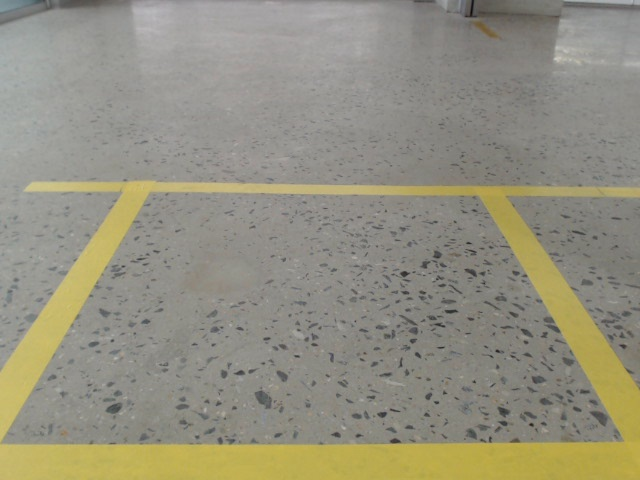
#> input picture images/front.jpg, 640 x 480 px
$ jupyter execute --allow-errors svm.ipynb
#> lines starting #> are read from the running program, lines starting #| are printed output that depends on the picture; after the words box and inside, x2 and y2 are one past the last pixel; in counts of white or black regions, pixels touching at a corner belong together
[cell 1]
import cv2
import numpy as np
import matplotlib.pyplot as plt

[cell 2]
front_img = cv2.imread('images/front.jpg', cv2.IMREAD_COLOR)
#> front_img is the input picture: shape (480, 640, 3); mean B, G, R 127.9, 144.6, 147.7
left_img = cv2.imread('images/left.jpg', cv2.IMREAD_COLOR)
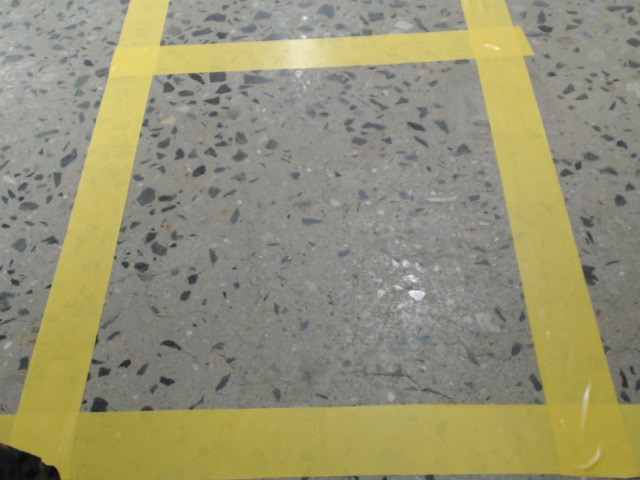
#> input picture images/left.jpg, 640 x 480 px
#> left_img is the input picture: shape (480, 640, 3); mean B, G, R 116.5, 146.2, 149.9
right_img = cv2.imread('images/right.jpg', cv2.IMREAD_COLOR)
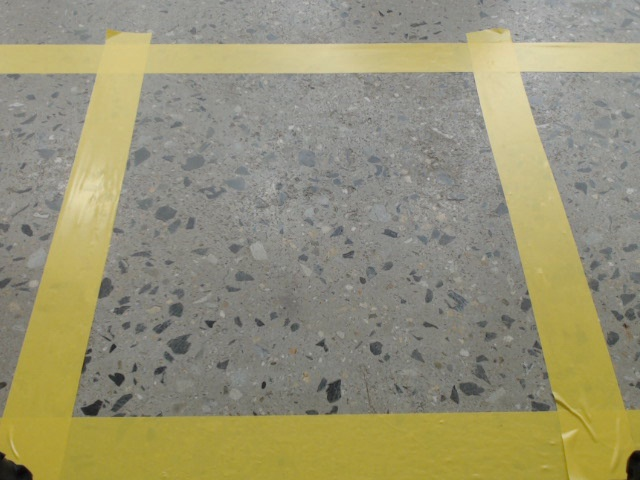
#> input picture images/right.jpg, 640 x 480 px
#> right_img is the input picture: shape (480, 640, 3); mean B, G, R 117.2, 146.3, 150.6
rear_img = cv2.imread('images/rear.jpg', cv2.IMREAD_COLOR)
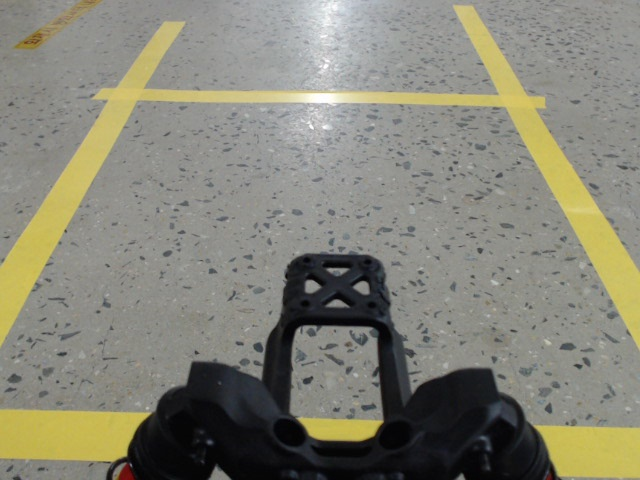
#> input picture images/rear.jpg, 640 x 480 px
#> rear_img is the input picture: shape (480, 640, 3); mean B, G, R 118.5, 132.1, 133.3
car_img = cv2.imread('images/car.png', cv2.IMREAD_COLOR)
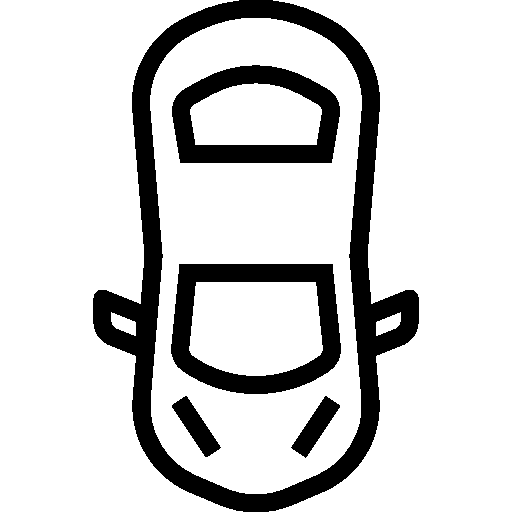
#> input picture images/car.png, 512 x 512 px
#> car_img is the input picture: shape (512, 512, 3); 82.8% white; 5 black regions, box (x1, y1, x2, y2) and area: (93, 0, 419, 512) 27103, (171, 264, 341, 394) 8499, (172, 65, 340, 163) 7251, (172, 396, 221, 457) 1150, (291, 396, 340, 458) 1147
car_img = cv2.rotate(car_img, cv2.ROTATE_180)
#> car_img: shape (512, 512, 3); 82.8% white; 5 black regions, box (x1, y1, x2, y2) and area: (93, 0, 419, 512) 27103, (171, 118, 341, 248) 8499, (172, 349, 340, 447) 7251, (291, 55, 340, 116) 1150, (172, 54, 221, 116) 1147
print(front_img.shape)
#| (480, 640, 3)

svm 만들기

[cell 3]
forward_src = np.float32([
    (125, 180),
    (0, 440),
    (500, 180),
    (640, 440)
])

forward_dst = np.float32([
    (140, 90),
    (160, 440),
    (480, 85),
    (470, 445)
])

backward_src = np.float32([
    (115, 90),
    (0, 270),
    (530, 95),
    (840, 480)
])

backward_dst = np.float32([
    (160, 100),
    (150, 370),
    (500, 95),
    (510, 480)
])

left_src = np.float32([
    (115, 55),
    (15, 410),
    (520, 30),
    (620, 400)
])

left_dst = np.float32([
    (140, 90),
    (140, 410),
    (480, 85),
    (480, 425)
])

right_src = np.float32([
    (100, 45),
    (5,415),
    (510, 45),
    (620, 410)
])

right_dst = np.float32([
    (140, 90),
    (140, 440),
    (480, 85),
    (480, 445)
])

[cell 4]
def front(img):
    IMAGE_H, IMAGE_W, _ = img.shape

    #print(img.shape)
    #img = np.concatenate([np.zeros((400,250,3)).astype(np.uint8),img,np.zeros((400,250,3)).astype(np.uint8)],1)

    src = forward_src#np.float32([[249, 399], [549, 399], [289, 0], [509, 0]])
    dst = forward_dst#np.float32([[279, 399], [519, 399], [0, 0], [799, 0]])
    #src = np.float32([[210,115], [210,180], [150,120], [150,175]])
    #dst = np.float32([[210,115], [210,180], [150,115], [150,180]])
    M = cv2.getPerspectiveTransform(src, dst) # The transformation matrix
    Minv = cv2.getPerspectiveTransform(dst, src) # Inverse transformation

    IMAGE_H, IMAGE_W, _ = img.shape

    warped_img = cv2.warpPerspective(img, M, (IMAGE_W, IMAGE_H))#[:300] # Image warping
    output = warped_img[90:,:-10]
    return output#cv2.resize(warped_img[200:,100:-100], dsize=(800, 400),interpolation=cv2.INTER_LINEAR)#warped_img

def rear(img):
        IMAGE_H, IMAGE_W, _ = img.shape

    	#img = np.concatenate([np.zeros((400,250,3)).astype(np.uint8),img,np.zeros((400,250,3)).astype(np.uint8)],1)
        src = backward_src#np.float32([[249, 399], [549, 399], [289, 0], [509, 0]])
        dst = backward_dst#np.float32([[279, 399], [519, 399], [0, 0], [799, 0]])
    	#src = np.float32([[210,115], [210,180], [150,120], [150,175]])
        #dst = np.float32([[210,115], [210,180], [150,115], [150,180]])
        M = cv2.getPerspectiveTransform(src, dst) # The transformation matrix
        Minv = cv2.getPerspectiveTransform(dst, src) # Inverse transformation

        IMAGE_H, IMAGE_W, _ = img.shape

        warped_img = cv2.warpPerspective(img, M, (IMAGE_W, IMAGE_H))#[:300] # Image warping
        output = warped_img[90:,:]
        output = cv2.rotate(output, cv2.ROTATE_180)
        return output#cv2.resize(warped_img[200:,100:-100], dsize=(800, 400),interpolation=cv2.INTER_LINEAR)#warped_img

def side_left(img):

    IMAGE_H, IMAGE_W, _ = img.shape
    #src = np.float32([[0, 299], [399, 299], [0, 0], [399, 0]])
    #dst = np.float32([[0, 299], [399, 299], [100, 0], [299, 0]])
    src = left_src
    dst = left_dst
    M = cv2.getPerspectiveTransform(src, dst) # The transformation matrix
    Minv = cv2.getPerspectiveTransform(dst, src) # Inverse transformation.mkv

    warped_img = cv2.warpPerspective(img, M, (IMAGE_W, IMAGE_H)) # Image warping
    output = warped_img[90:,:]
    output = cv2.rotate(output, cv2.ROTATE_90_COUNTERCLOCKWISE)#[:,:350]
    # warped_img = cv2.warpPerspective(img, M, (IMAGE_H, IMAGE_W)) # Image warping

    return output

def side_right(img):

    IMAGE_H, IMAGE_W, _ = img.shape

    #src = np.float32([[0, 299], [399, 299], [0, 0], [399, 0]])
    #dst = np.float32([[0, 299], [399, 299], [100, 0], [299, 0]])
    src = right_src
    dst = right_dst
    M = cv2.getPerspectiveTransform(src, dst) # The transformation matrix
    Minv = cv2.getPerspectiveTransform(dst, src) # Inverse transformation.mkv

    warped_img = cv2.warpPerspective(img, M, (IMAGE_W, IMAGE_H)) # Image warping
    output = warped_img[90:,:]
    output = cv2.rotate(output, cv2.ROTATE_90_CLOCKWISE)#[:,:350]
    # warped_img = cv2.warpPerspective(img, M, (IMAGE_H, IMAGE_W)) # Image warping
    return output

[cell 5]
temp = front_img.copy()
print(temp.shape)
#| (480, 640, 3)
# cv2.line(temp,(510, 45), (620, 410), (0,0,255), 3)
temp = front(temp)
#> in front, `output = warped_img[90:,:-10]`:
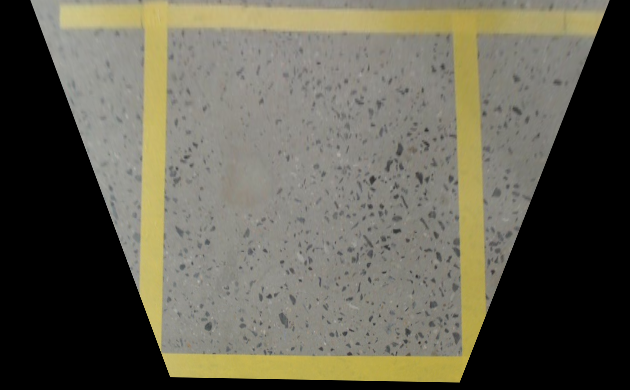
#> output: shape (390, 630, 3); mean B, G, R 82.8, 96.4, 99.1
print(temp.shape)
#| (390, 630, 3)
cv2.imwrite('temp.png', temp)
#> Out = True

[cell 6]
# x = front(front_img)
# print(front_img.shape)
IMAGE_H, IMAGE_W, _ = front_img.shape
#> IMAGE_H = 480; IMAGE_W = 640
car = np.zeros((IMAGE_H, IMAGE_W, 3), np.uint8)
# car[:,150:490,:] = car_img
# print(car.shape)
# print(front_img.shape)
temp_front = front_img.copy()
temp_rear = rear_img.copy()
# temp_rear = cv2.rotate(temp_rear, cv2.ROTATE_180)
trans_front = front(temp_front)
trans_rear = rear(temp_rear)

#> (the rest of this cell did not finish here and is left out)

svm merge

[cell 7]
def merge(head,tail,left,right,car):
    # horizontal = np.concatenate([np.zeros((640,179,3)),left,np.zeros((640,236,3)),right,np.zeros((640,179,3))],1)
    car_width = 650
    car_height = 640+170
    car_final = cv2.resize(car, (car_width, car_height), interpolation=cv2.INTER_LINEAR)
    side_H, side_W, _ = left.shape
    head_H, head_W, _ = head.shape
    total_width = car_width+side_W+side_W

    horizontal = np.concatenate([left,np.zeros((side_H,car_width,3)),right],1)
    horizontal = cv2.resize(horizontal, dsize=(horizontal.shape[1],800), interpolation = cv2.INTER_LINEAR)
    tail = cv2.resize(tail, dsize=(total_width,600), interpolation = cv2.INTER_LINEAR)
    head = cv2.resize(head, dsize=(total_width,600), interpolation = cv2.INTER_LINEAR)

    # [5 lines of commented-out code are left out]
    bev = np.concatenate([head, horizontal, tail], 0)
    bev[head.shape[0]-25:head.shape[0]+car_height-25,side_W:side_W+car_width,:] = car_final
    bev = (bev).astype(np.uint8)
    # tt = np.zeros((3300, 1600))
    #bev = Image.fromarray(bev)

    return bev

[cell 8]
ff = front(front_img)
rr = rear(rear_img)
ls = side_left(left_img)
rs = side_right(right_img)
# IMAGE_H, IMAGE_W, _ = front_img.shape
# car = np.zeros((IMAGE_H, IMAGE_W, 3), np.uint8)
# car[:,150:490,:] = car_img

x = merge(ff, rr, ls, rs, car_img)
#> in merge, `car_final = cv2.resize(car, (car_width, car_height), interpolation=cv2..`:
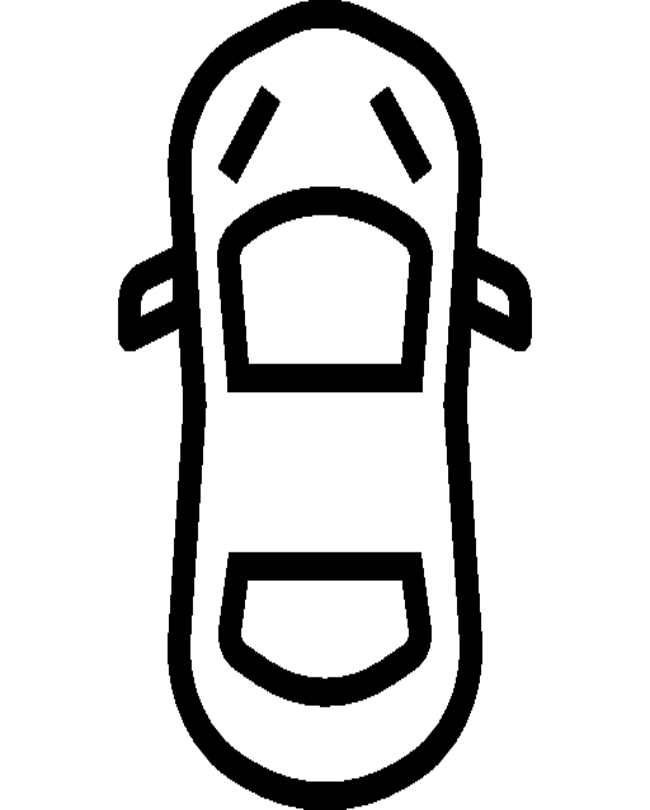
#> car_final: shape (810, 650, 3); min 0, max 255, mean 211.1
#> in merge, `horizontal = cv2.resize(horizontal, dsize=(horizontal.shape[1],800), i..`:
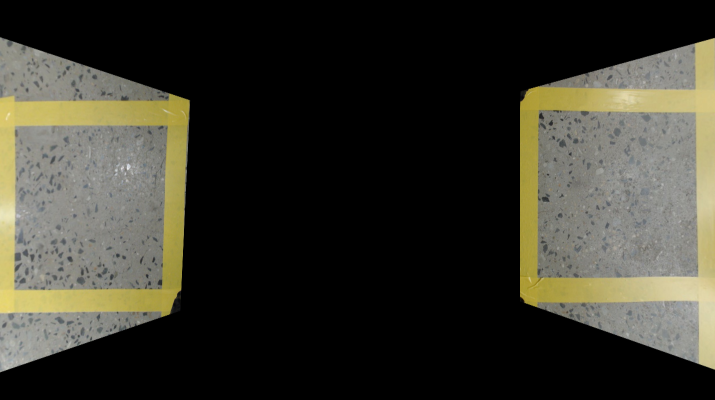
#> horizontal: shape (800, 1430, 3) float64 (shown at 1/2 size); mean B, G, R 44.3, 53.9, 55.2
#> in merge, `head = cv2.resize(head, dsize=(total_width,600), interpolation = cv2.I..`:
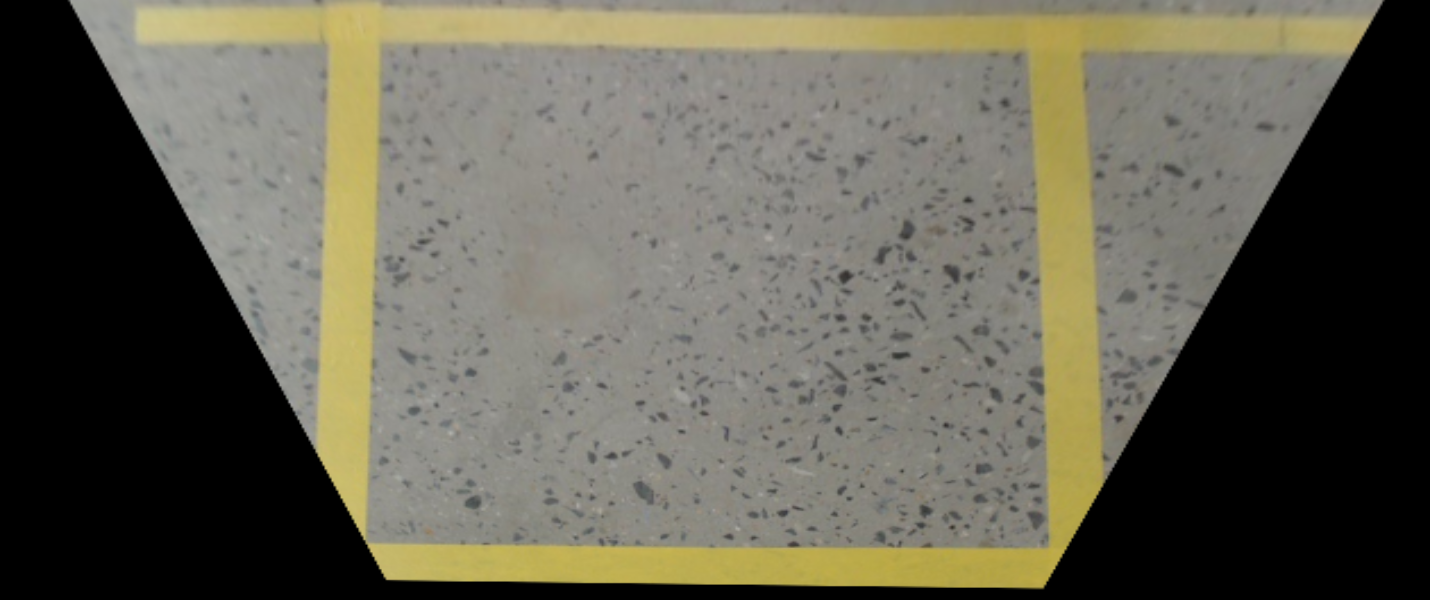
#> head: shape (600, 1430, 3); mean of channels 0, 1, 2 82.7, 96.3, 99; drawn as B, G, R
#> in merge, `bev[head.shape[0]-25:head.shape[0]+car_height-25,side_W:side_W+car_wid..`:
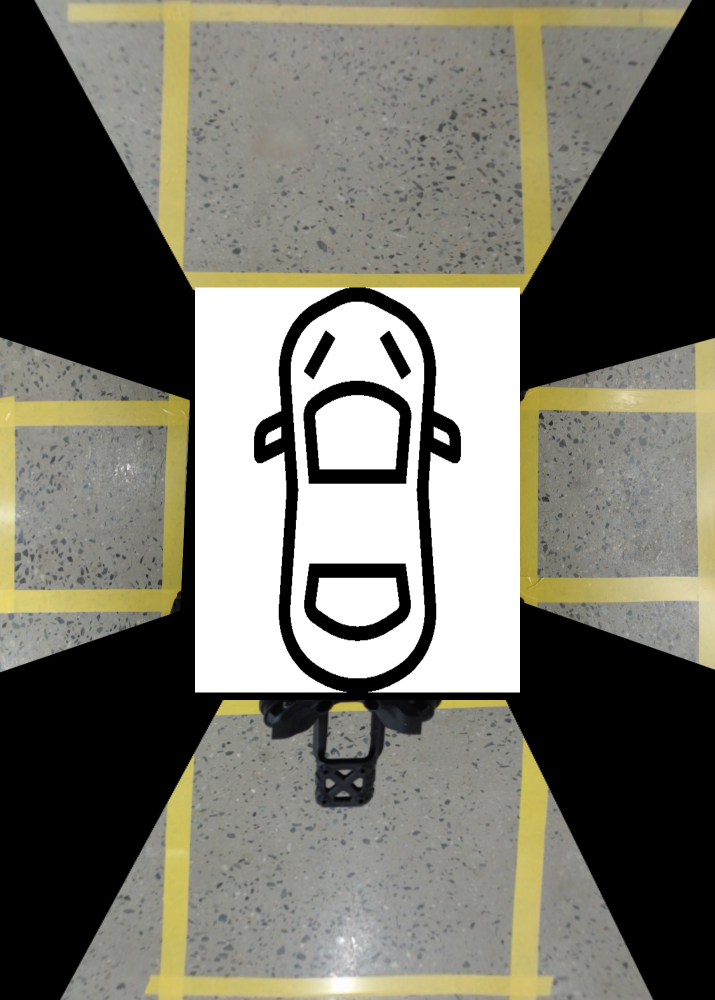
#> bev: shape (2000, 1430, 3) float64 (shown at 1/2 size); mean of channels 0, 1, 2 104.9, 115.5, 117.1; drawn as B, G, R
# x = cv2.line(left_img.copy(), (0, 0), (399, 0), (0,0,255),3)
# print(sero)

# x[sero:-sero,(240+179):-(240+179)] = car_img
cv2.imwrite('x.png', x)
#> Out = True

lane detection

[cell 9]
def hsv(img, color='green'):
    hsv = cv2.cvtColor(img, cv2.COLOR_RGB2HSV)

    # 휴리스틱으로 구한거 같은데? 오진다,
    if color == 'green':
        mask = cv2.inRange(hsv, (25, 60, 50), (86, 255, 255))
    elif color == 'red':
        mask = cv2.inRange(hsv, (115, 100, 50), (130, 255, 255))
    elif color == 'blue':
        mask = cv2.inRange(hsv, (10, 150, 50), (30, 255, 255))
    elif color == 'yellow':
        mask = cv2.inRange(hsv, (80, 40, 145), (150, 255, 255))
        # mask = cv2.inRange(hsv, (80, 100, 145), (150, 255, 255))

    imask = mask > 0
    output = np.zeros_like(hsv, np.uint8)
    output[imask] = 255

    return output[:,:,0]

[cell 10]
def detect_square(input):
    min_area = 740
    H, W = input.shape[:2]
    # image morpholgy로 라인만 찾는거 같음
    kernel = cv2.getStructuringElement(cv2.MORPH_ELLIPSE, (9,9)) # kernel 만들기
    clean = cv2.morphologyEx(input, cv2.MORPH_OPEN, kernel) # 이럴거면 왜 이미지 하나로 opening, closing하는지?
    # kernel = cv2.getStructuringElement(cv2.MORPH_ELLIPSE, (15,15))
    # clean = cv2.morphologyEx(input, cv2.MORPH_CLOSE, kernel)
    cv2.imwrite('test.png', clean)
    contours = cv2.findContours(clean, cv2.RETR_EXTERNAL, cv2.CHAIN_APPROX_SIMPLE) #RETR_EXTERNAL: 외각선만 찾기, CHAIN_APPROX_SIMPLE: 수직선, 수평선, 대각선에 대해 끝점만 저장
    contours = contours[0] if len(contours) == 2 else contours[1]

    square = None
    square_center = 0
    is_square = False

    for c in contours:
        rot_rect = cv2.minAreaRect(c) # contour를 둘러싸는 최소한 크기의 직사각형 만들기
        temp_area = rot_rect[1][0] * rot_rect[1][1]
        temp_square = cv2.boxPoints(rot_rect)
        temp_center = np.int0(np.mean(temp_square, axis=0))

        if temp_area >= min_area and temp_center[0] > square_center:
            square = np.int0(temp_square)
            square_center = temp_center[0]
            area = temp_area
            is_square = True

    return square, is_square

[cell 11]
front_view = hsv(front_img, 'yellow')
#> in hsv, `hsv = cv2.cvtColor(img, cv2.COLOR_RGB2HSV)`: hsv: shape (480, 640, 3); mean H, S, V 93.2, 30.6, 148
#> in hsv, `mask = cv2.inRange(hsv, (80, 40, 145), (150, 255, 255))`:
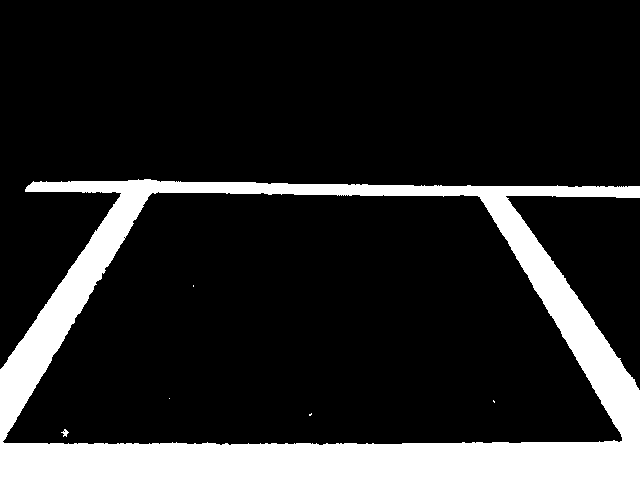
#> mask: shape (480, 640); 15.5% white; 6 white regions (4 under 20 px), largest, box (x1, y1, x2, y2) and area: (0, 179, 640, 480) 47541, (61, 429, 69, 437) 31
front_view,_ = detect_square(front_view)
#> in detect_square, `clean = cv2.morphologyEx(input, cv2.MORPH_OPEN, kernel)`: clean: shape (480, 640); 15.4% white; 1 white region
#> in detect_square, `contours = cv2.findContours(clean, cv2.RETR_EXTERNAL, cv2.CHAIN_APPROX..`: contours = 1 contour; box (x1, y1, x2, y2) and area: (0, 179, 640, 480) 164648
#> the loop in detect_square, `for c in contours:` made 1 pass
#> (rot_rect, temp_area, temp_square, temp_center, square, square_center, area, is_square) on pass 1: (((319.5, 329), (300, 639), -90), 191699.9, [[639, 479], [6.1e-05, 479], [6.1e-05, 179], [639, 179]], [319, 328], [[638, 478], [0, 478], [0, 178], [638, 178]], 319, 191699.9, True)
#> after the loop in detect_square, `for c in contours:`: area = 191699.9; is_square = True; square_center = 319
#> front_view = [[638, 478], [0, 478], [0, 178], [638, 178]]
